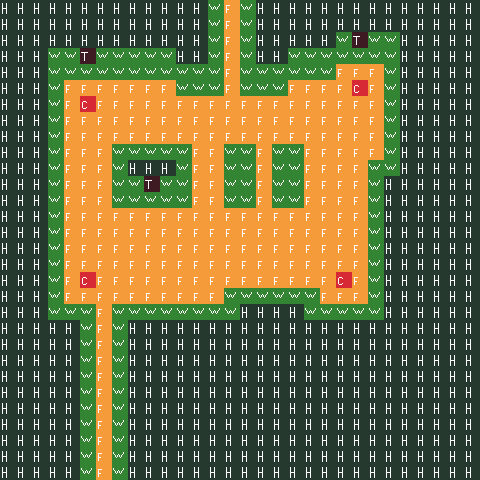

Below is a game level as drawn by its tile map, then a one-line description and the .tmx file that defines it, in full:
An orthogonal 30x30 tile map with 16x16 px tiles, 1 tile layer (prototype).

<map version="1.10" tiledversion="1.10.2" orientation="orthogonal" renderorder="right-down" width="30" height="30" tilewidth="16" tileheight="16" infinite="0" nextlayerid="242" nextobjectid="253">
 <tileset firstgid="1" source="HiddenJungle_TSX.tsx" />
 <layer id="1" name="prototype" width="30" height="30">
  <data encoding="csv">
97,97,97,97,97,97,97,97,97,97,97,97,97,98,101,98,97,97,97,97,97,97,97,97,97,97,97,97,97,97,
97,97,97,97,97,97,97,97,97,97,97,97,97,98,101,98,97,97,97,97,97,97,97,97,97,97,97,97,97,97,
97,97,97,97,97,97,97,97,97,97,97,97,97,98,101,98,97,97,97,97,97,98,104,98,98,97,97,97,97,97,
97,97,97,98,98,104,98,98,98,98,98,97,97,98,101,98,97,97,98,98,98,98,98,98,98,97,97,97,97,97,
97,97,97,98,98,98,98,98,98,98,98,98,98,98,101,98,98,98,98,98,98,101,101,101,98,97,97,97,97,97,
97,97,97,98,101,101,101,101,101,101,101,98,98,98,101,98,98,98,101,101,101,101,102,101,98,97,97,97,97,97,
97,97,97,98,101,102,101,101,101,101,101,101,101,101,101,101,101,101,101,101,101,101,101,101,98,97,97,97,97,97,
97,97,97,98,101,101,101,101,101,101,101,101,101,101,101,101,101,101,101,101,101,101,101,101,98,97,97,97,97,97,
97,97,97,98,101,101,101,101,101,101,101,101,101,101,101,101,101,101,101,101,101,101,101,101,98,97,97,97,97,97,
97,97,97,98,101,101,101,98,98,98,98,98,101,101,98,98,101,98,98,101,101,101,101,101,98,97,97,97,97,97,
97,97,97,98,101,101,101,98,97,97,97,98,101,101,98,98,101,98,98,101,101,101,101,98,98,97,97,97,97,97,
97,97,97,98,101,101,101,98,98,104,98,98,101,101,98,98,101,98,98,101,101,101,101,98,97,97,97,97,97,97,
97,97,97,98,101,101,101,98,98,98,98,98,101,101,98,98,101,98,98,101,101,101,101,98,97,97,97,97,97,97,
97,97,97,98,101,101,101,101,101,101,101,101,101,101,101,101,101,101,101,101,101,101,101,98,97,97,97,97,97,97,
97,97,97,98,101,101,101,101,101,101,101,101,101,101,101,101,101,101,101,101,101,101,101,98,97,97,97,97,97,97,
97,97,97,98,101,101,101,101,101,101,101,101,101,101,101,101,101,101,101,101,101,101,101,98,97,97,97,97,97,97,
97,97,97,98,101,101,101,101,101,101,101,101,101,101,101,101,101,101,101,101,101,101,101,98,97,97,97,97,97,97,
97,97,97,98,101,102,101,101,101,101,101,101,101,101,101,101,101,101,101,101,101,102,101,98,97,97,97,97,97,97,
97,97,97,98,101,101,101,101,101,101,101,101,101,101,98,98,98,98,98,98,101,101,101,98,97,97,97,97,97,97,
97,97,97,98,98,98,101,98,98,98,98,98,98,98,98,97,97,97,97,98,98,98,98,98,97,97,97,97,97,97,
97,97,97,97,97,98,101,98,97,97,97,97,97,97,97,97,97,97,97,97,97,97,97,97,97,97,97,97,97,97,
97,97,97,97,97,98,101,98,97,97,97,97,97,97,97,97,97,97,97,97,97,97,97,97,97,97,97,97,97,97,
97,97,97,97,97,98,101,98,97,97,97,97,97,97,97,97,97,97,97,97,97,97,97,97,97,97,97,97,97,97,
97,97,97,97,97,98,101,98,97,97,97,97,97,97,97,97,97,97,97,97,97,97,97,97,97,97,97,97,97,97,
97,97,97,97,97,98,101,98,97,97,97,97,97,97,97,97,97,97,97,97,97,97,97,97,97,97,97,97,97,97,
97,97,97,97,97,98,101,98,97,97,97,97,97,97,97,97,97,97,97,97,97,97,97,97,97,97,97,97,97,97,
97,97,97,97,97,98,101,98,97,97,97,97,97,97,97,97,97,97,97,97,97,97,97,97,97,97,97,97,97,97,
97,97,97,97,97,98,101,98,97,97,97,97,97,97,97,97,97,97,97,97,97,97,97,97,97,97,97,97,97,97,
97,97,97,97,97,98,101,98,97,97,97,97,97,97,97,97,97,97,97,97,97,97,97,97,97,97,97,97,97,97,
97,97,97,97,97,98,101,98,97,97,97,97,97,97,97,97,97,97,97,97,97,97,97,97,97,97,97,97,97,97
</data>
 </layer>
</map>
